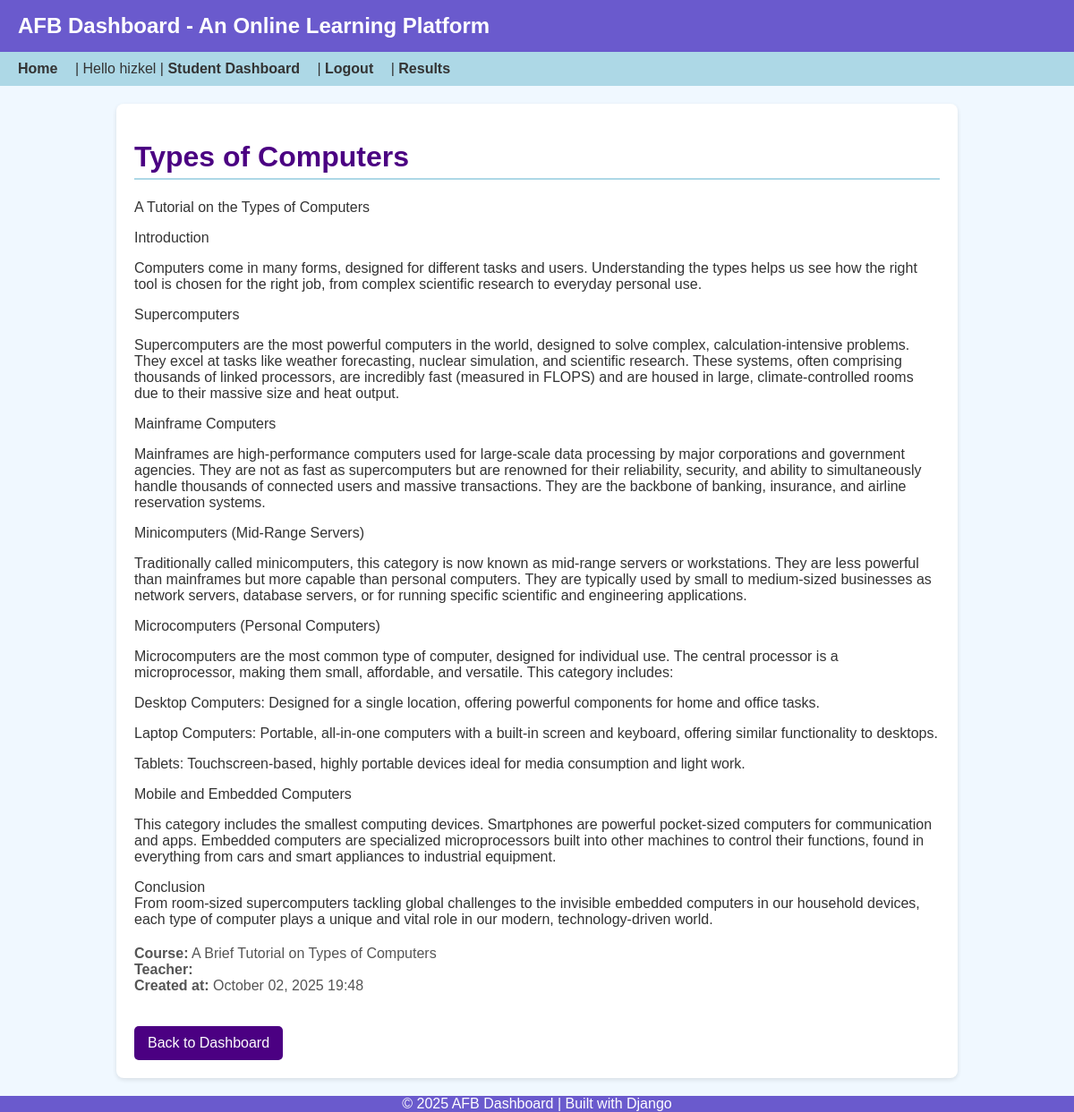
The app's page /lesson/2/ (signed in) with its own data.
### courses/models.py (models this page shows, shortened)
class Lesson(models.Model):
    course = models.ForeignKey(Course, on_delete=models.CASCADE, related_name='lessons')
    title = models.CharField(max_length=200)
    content = models.TextField()
    created_at = models.DateTimeField(auto_now_add=True)

class Course(models.Model):
    title = models.CharField(max_length=200)
    description = models.TextField(blank=True)
    teacher = models.ForeignKey(User, on_delete=models.CASCADE, related_name='courses')

### courses/views.py (the view)
# urls.py: path('lesson/<int:lesson_id>/', views.lesson_detail, name='lesson_detail'),
@login_required
def lesson_detail(request, lesson_id):
    lesson = get_object_or_404(Lesson, id=lesson_id)
    tests = Test.objects.filter(lesson=lesson)
    return render(request, 'courses/lesson_detail.html', {'lesson': lesson, 'tests': tests})

### courses/templates/courses/lesson_detail.html
{% extends 'base.html' %}
{% load static %}
{% block content %}
<div class="lesson-detail">
    <h1 style="color: #4B0082; border-bottom: 2px solid #ADD8E6; padding-bottom: 5px;">
        {{ lesson.title }}
    </h1>
    <p style="font-size: 1.1em; line-height: 1.6; margin-top: 15px;">
        {{ lesson.content|linebreaks }}
    </p>
    <p style="margin-top: 20px; color: #555;">
        <strong>Course:</strong> {{ lesson.course.title }}<br>
        <strong>Teacher:</strong> {{ lesson.teacher.username }}<br>
        <strong>Created at:</strong> {{ lesson.created_at|date:"F d, Y H:i" }}
    </p>
    <a href="{% url 'courses:student_dashboard' %}" class="button"
       style="display: inline-block; margin-top: 20px; padding: 10px 15px;
              background-color: #4B0082; color: #fff; border-radius: 5px; text-decoration: none;">
        Back to Dashboard
    </a>
</div>
{% endblock %}

### templates/base.html (shortened to what this page needs)
{% load static %}
<!DOCTYPE html>
<html lang="en">
<head>
    <link rel="stylesheet" href="{% static 'css/base.css' %}">
</head>
<body>
    <header>
        AFB Dashboard - An Online Learning Platform
    </header>
    <nav>
        <a href="{% url 'courses:home' %}">Home</a> |
        {% if user.is_authenticated %}
            Hello {{ user.username }} |
            {% if user.profile.role == 'teacher' %}
                <a href="{% url 'courses:teacher_dashboard' %}">Teacher Dashboard</a> |
            {% elif user.profile.role == 'student' %}
                <a href="{% url 'courses:student_dashboard' %}">Student Dashboard</a> |
            {% endif %}
            <a href="{% url 'accounts:logout' %}">Logout</a> |
            <a href="{% url 'assessments:results' %}">Results</a>
        {% else %}
            <a href="{% url 'accounts:login' %}">Login</a> |
            <a href="{% url 'accounts:register' %}">Register</a>
        {% endif %}
    </nav>
    <main>
        <div class="container">
            {% block content %}{% endblock %}
        </div>
    </main>
    <footer>
        © 2025 AFB Dashboard | Built with Django
    </footer>
</body>
</html>

### static/css/base.css (style rules this page uses)
body { font-family: Arial, sans-serif; background-color: #f0f8ff; color: #333; margin: 0; padding: 0; display: flex; flex-direction: column; min-height: 100vh; }
header { background-color: #6a5acd; color: white; padding: 15px 20px; }
main { flex: 1 0 auto; padding: 20px; overflow-y: auto; }
footer { background-color: white; color: rgb(255, 255, 255); text-align: center; padding:0; flex-shrink: 0; }
.container { max-width: 800px; margin: auto; }

### templates/base.html (style rules this page uses)
body { font-family: Arial, sans-serif; margin: 0; background-color: #f0f8ff; color: #333; display: flex; flex-direction: column; min-height: 100vh; }
header { background-color: #6a5acd; color: white; padding: 15px 20px; font-size: 24px; font-weight: bold; }
nav { background-color: #add8e6; padding: 10px 20px; }
nav a { margin-right: 15px; text-decoration: none; color: #333; font-weight: bold; }
main { flex: 1 0 auto; padding: 20px; }
.container { max-width: 900px; margin: 0 auto; padding: 20px; background-color: white; border-radius: 8px; box-shadow: 0 2px 5px rgba(0,0,0,0.1); }
footer { text-align: center; padding: 0; background-color: #6a5acd; color: white; flex-shrink: 0; }
.button { background-color: #6a5acd; color: white; padding: 8px 12px; text-decoration: none; border-radius: 5px; display: inline-block; margin-top: 10px; }

### records on screen
Lesson: title "Types of Computers", content "A Tutorial on the Types of Computers Introduction Computers come in many forms, designed for different tasks and users. Understanding the types helps us see how the right tool is chosen for the right job, from complex scientific research to everyday personal use. Supercomputers Supercomputers are the most powerful computers in the world, designed to solve complex, calculation-intensive problems. They excel at tasks like weather forecasting, nuclear simulation, and scientific research. These systems, often comprising thousands of linked processors, are incredibly fast (measured in FLOPS) and are housed in large, climate-controlled rooms due to their massive size and heat output. Mainframe…", course "A Brief Tutorial on Types of Computers", created_at "October 02, 2025 19:48"

### other values on screen
{{ user.username }} "hizkel"
